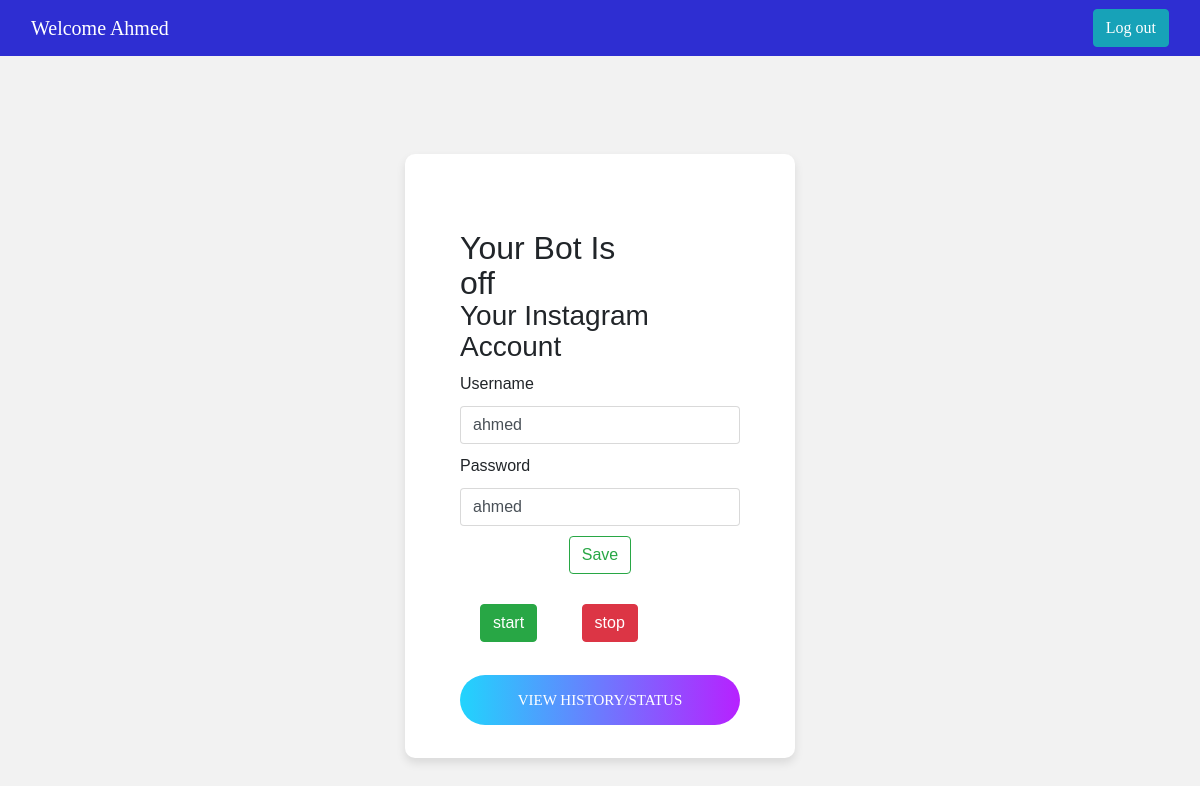
/status (signed in), run on the app's committed database.
### insta/models.py (models this page shows)
class Setting(models.Model):
    username = models.CharField(max_length=200, default=None)
    insta_id = models.CharField(max_length=200, default=None)
    insta_pass = models.CharField(max_length=200, default=None)
    status = models.CharField(max_length=200, default="off")

### insta/views.py (the view)
# urls.py: path('status',views.status_page,name="status"),
@login_required(login_url='/')
def status_page(request):
   try:
      obj = Setting.objects.filter(username=request.user).values()[0]
      status= obj['status']
      insta_user=obj['insta_id']
      insta_password=obj["insta_pass"]
      context={"status":status,"insta_id":insta_user,"insta_pass":insta_password}
   except:
      context={"status":"Off","insta_id":"","insta_pass":""}
   return render(request,'status.html',context)

### insta/templates/status.html (shortened to what this page needs)
<!DOCTYPE html>
<html lang="en">
<head>
    <link rel="stylesheet" type="text/css" href="../static/vendor/bootstrap/css/bootstrap.min.css">
    <link rel="stylesheet" type="text/css" href="../static/fonts/font-awesome-4.7.0/css/font-awesome.min.css">
    <link rel="stylesheet" type="text/css" href="../static/fonts/iconic/css/material-design-iconic-font.min.css">
    <link rel="stylesheet" type="text/css" href="../static/vendor/animate/animate.css">
    <link rel="stylesheet" type="text/css" href="../static/vendor/css-hamburgers/hamburgers.min.css">
    <link rel="stylesheet" type="text/css" href="../static/vendor/animsition/css/animsition.min.css">
    <link rel="stylesheet" type="text/css" href="../static/vendor/select2/select2.min.css">
    <link rel="stylesheet" type="text/css" href="../static/vendor/daterangepicker/daterangepicker.css">
    <link rel="stylesheet" type="text/css" href="../static/css/util.css">
    <link rel="stylesheet" type="text/css" href="../static/css/main.css">
</head>
<body>
    <nav class="navbar">
        <div class="container-fluid">
            <p class="navbar-brand">
                Welcome Ahmed
            </p>
            <li>
                <a href="{% url 'logout_user' %}" class="btn btn-info btn-md"> Log out</a>
            </li>
        </div>
    </nav>
    <div class="limiter">
        <div class="container-login100">
            <div class="wrap-login100">
                <form class="login100-form validate-form" action="" method="post">
                    <h2>Your Bot Is <br> {{ status }}</h2>
                    <form class="login100-form validate-form" action=" {%url 'save_insta'%} " method="post">
                    <h3 style="margin-bottom: 10px;">Your Instagram Account</h3>
						<div>
						  <span style="margin-top: 10px;" class="input-group-text">Username</span>
						  <input style="margin-top: 10px;margin-bottom:10px;" type="text" class="form-control" name="insta_id" value="{{ insta_id }}" aria-describedby="inputGroup-sizing-default">
						</div>
						<div>
						  <span style="margin-top: 10px;" class="input-group-text">Password</span>
						  <input style="margin-top: 10px;" type="text" class="form-control" name="insta_pass" value="{{ insta_pass }}" aria-describedby="inputGroup-sizing-default">
						</div>
						<div>
						<button style="display: block;
    margin: 0 auto;
    margin-top: 10px;margin-bottom:10px;
    text-align: center;" class="btn btn-outline-success" type="submit">Save</button></div>
					</form>
                    <button type="button" class="btn btn-success" style="margin: 20px;">start</button>
                    <button type="button" class="btn btn-danger" style="margin: 20px;">stop</button> <br>
                    <div class="container-login100-form-btn">
                        <div class="wrap-login100-form-btn">
                            <div class="login100-form-bgbtn"></div>
                            <button class="login100-form-btn" type="submit"
                                onclick="window.location.href = 'home.html'">View History/status</button>
                        </div>
                    </div>
                </form>
            </div>
            </div>
        </div>
</body>
</html>

### insta/static/css/main.css (style rules this page uses)
* { margin: 0px; padding: 0px; box-sizing: border-box; }
body, html { height: 100%; font-family: Poppins-Regular, sans-serif; }
a { font-family: Poppins-Regular; font-size: 14px; line-height: 1.7; color: #666666; margin: 0px; transition: all 0.4s; -webkit-transition: all 0.4s; -o-transition: all 0.4s; -moz-transition: all 0.4s; }
h1,h2,h3,h4,h5,h6 { margin: 0px; }
p { font-family: Poppins-Regular; font-size: 14px; line-height: 1.7; color: #666666; margin: 0px; }
ul, li { margin: 0px; list-style-type: none; }
input { outline: none; border: none; }
button { outline: none !important; border: none; background: transparent; }
.limiter { width: 100%; margin: 0 auto; }
.navbar-brand { color:#fff; }
.navbar { font-family: sans-serif; background:rgb(46, 46, 210); }
.container-login100 { width: 100%; min-height: 100vh; display: -webkit-box; display: -webkit-flex; display: -moz-box; display: -ms-flexbox; display: flex; flex-wrap: wrap; justify-content: center; align-items: center; padding: 15px; background: #f2f2f2; }
.wrap-login100 { width: 390px; background: #fff; border-radius: 10px; overflow: hidden; padding: 77px 55px 33px 55px; box-shadow: 0 5px 10px 0px rgba(0, 0, 0, 0.1); -moz-box-shadow: 0 5px 10px 0px rgba(0, 0, 0, 0.1); -webkit-box-shadow: 0 5px 10px 0px rgba(0, 0, 0, 0.1); -o-box-shadow: 0 5px 10px 0px rgba(0, 0, 0, 0.1); -ms-box-shadow: 0 5px 10px 0px rgba(0, 0, 0, 0.1); }
.login100-form { width: 100%; }
.container-login100-form-btn { display: -webkit-box; display: -webkit-flex; display: -moz-box; display: -ms-flexbox; display: flex; flex-wrap: wrap; justify-content: center; padding-top: 13px; }
.wrap-login100-form-btn { width: 100%; display: block; position: relative; z-index: 1; border-radius: 25px; overflow: hidden; margin: 0 auto; }
.login100-form-bgbtn { position: absolute; z-index: -1; width: 300%; height: 100%; background: #a64bf4; background: -webkit-linear-gradient(right, #21d4fd, #b721ff, #21d4fd, #b721ff); background: -o-linear-gradient(right, #21d4fd, #b721ff, #21d4fd, #b721ff); background: -moz-linear-gradient(right, #21d4fd, #b721ff, #21d4fd, #b721ff); background: linear-gradient(right, #21d4fd, #b721ff, #21d4fd, #b721ff); top: 0; left: -100%; -webkit-transition: all 0.4s; -o-transition: all 0.4s; -moz-transition: all 0.4s; transition: all 0.4s; }
.login100-form-btn { font-family: Poppins-Medium; font-size: 15px; color: #fff; line-height: 1.2; text-transform: uppercase; display: -webkit-box; display: -webkit-flex; display: -moz-box; display: -ms-flexbox; display: flex; justify-content: center; align-items: center; padding: 0 20px; width: 100%; height: 50px; }

### data on the page
Setting: status "off", insta_id "ahmed", insta_pass "ahmed"
